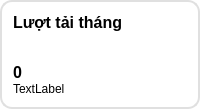
                 <widget class="QWidget" name="verticalWidget_19" native="true">
                  <property name="styleSheet">
                   <string notr="true">QWidget{background-color: #ffffff;
border: 2px solid #E0E0E0;
border-radius: 12px;
}
QLabel{
	border: 0px solid #E0E0E0;
}</string>
                  </property>
                  <layout class="QVBoxLayout" name="verticalLayout_24">
                   <property name="spacing">
                    <number>0</number>
                   </property>
                   <property name="leftMargin">
                    <number>13</number>
                   </property>
                   <property name="topMargin">
                    <number>13</number>
                   </property>
                   <property name="rightMargin">
                    <number>13</number>
                   </property>
                   <property name="bottomMargin">
                    <number>13</number>
                   </property>
                   <item>
                    <layout class="QHBoxLayout" name="horizontalLayout_17">
                     <item>
                      <widget class="QLabel" name="label_83">
                       <property name="font">
                        <font>
                         <family>Segoe UI</family>
                         <pointsize>12</pointsize>
                         <bold>true</bold>
                        </font>
                       </property>
                       <property name="text">
                        <string>Lượt tải tháng</string>
                       </property>
                      </widget>
                     </item>
                     <item>
                      <widget class="QPushButton" name="pushButton_27">
                       <property name="maximumSize">
                        <size>
                         <width>39</width>
                         <height>39</height>
                        </size>
                       </property>
                       <property name="styleSheet">
                        <string notr="true">border: 0px;
border-radius: 0px;</string>
                       </property>
                       <property name="text">
                        <string/>
                       </property>
                       <property name="icon">
                        <iconset resource="resource.qrc">
                         <normaloff>:/icons/icons_/download.png</normaloff>:/icons/icons_/download.png</iconset>
                       </property>
                       <property name="iconSize">
                        <size>
                         <width>35</width>
                         <height>35</height>
                        </size>
                       </property>
                      </widget>
                     </item>
                    </layout>
                   </item>
                   <item>
                    <widget class="QLabel" name="label_85">
                     <property name="font">
                      <font>
                       <family>Segoe UI</family>
                       <pointsize>20</pointsize>
                      </font>
                     </property>
                     <property name="text">
                      <string/>
                     </property>
                    </widget>
                   </item>
                   <item>
                    <widget class="QLabel" name="tong_luot_tai_thang">
                     <property name="font">
                      <font>
                       <family>Segoe UI</family>
                       <pointsize>12</pointsize>
                       <bold>true</bold>
                      </font>
                     </property>
                     <property name="text">
                      <string>0</string>
                     </property>
                    </widget>
                   </item>
                   <item>
                    <widget class="QLabel" name="label_87">
                     <property name="text">
                      <string>TextLabel</string>
                     </property>
                    </widget>
                   </item>
                  </layout>
                 </widget>
